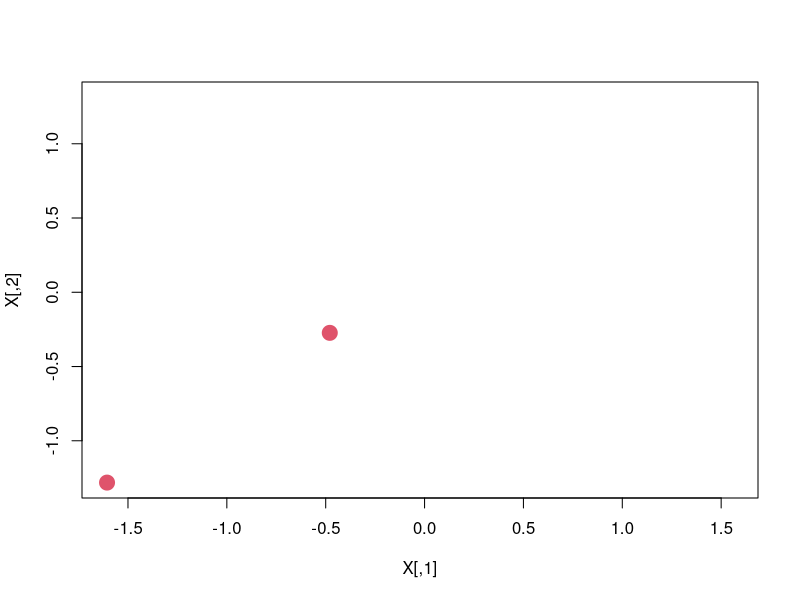
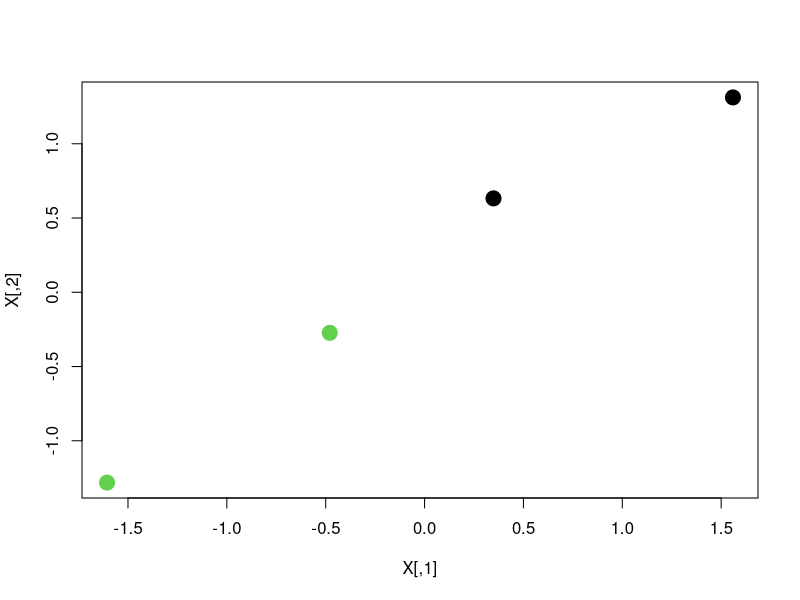
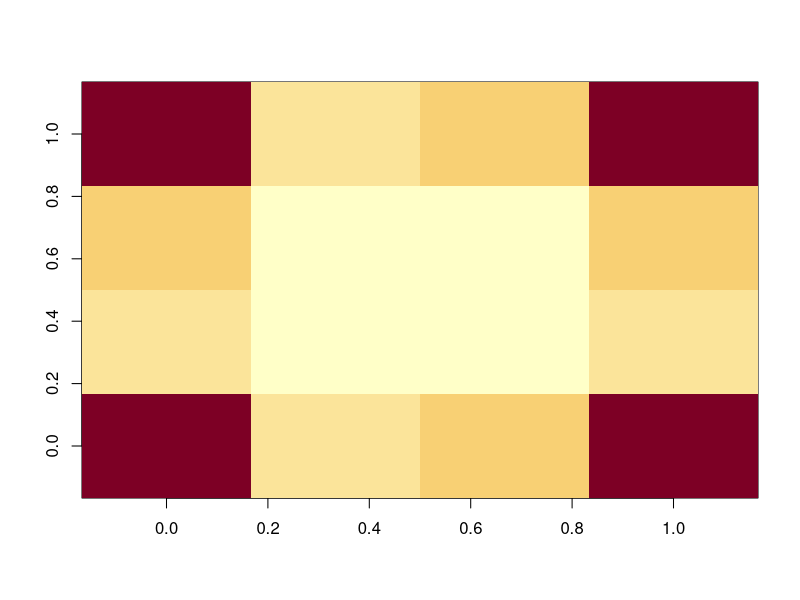

Generate these figures, in order, with R:
half_size = 2
X = cbind(rnorm(mean=-1,sd=0.5,n=half_size), rnorm(mean=-1,sd=0.5, half_size))
X = rbind(X, cbind(rnorm(mean=1,sd=0.5,half_size), rnorm(mean=1,sd=0.5, half_size)))

size = dim(X)[1]

# plot(X, pch=20, cex=3)

y = c(rep(+1,half_size), rep(-1,half_size))

plot(X, pch=20, cex=3, col=y+1)
plot(X, pch=20, cex=3, col=y+2)

#y summation, i, j
y_matrix = y%*%t(y)
dim(y_matrix)

# Medida da similaridade de um vetor com o outro
X_matrix = X%*%t(X)
dim(X_matrix)

#image(X_matrix)

Q = y_matrix * t(X_matrix)
dim(Q)

image(Q)

# Valores característicos da matriz Q
# eigen(característica)
# eigenvalue : O quanto ocorre de "encolhimento" "esticamento" da transformação linear resultante daquele vetor
# eigenvector: Para onde é esticada a transformação linear
eig = eigen(Q)

# Decomposicao em eigenvalues e eigenvectors
eig$values  

# Decomposicao de cholesky
# Gerando aproximacao para tornar o problema convexo e possivel de resolver
Q_approx = chol(Q + 1e-3*diag(size))
Q_approx